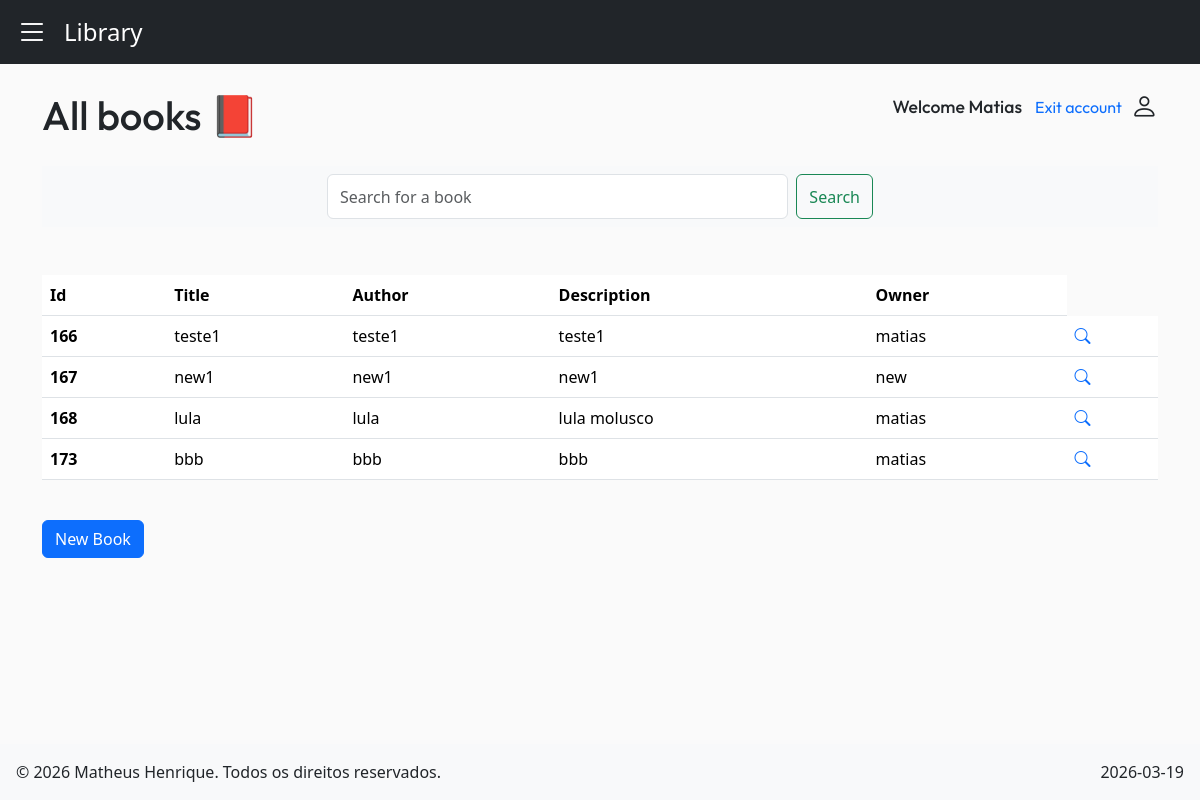
Before: / (signed in) with the older database file.
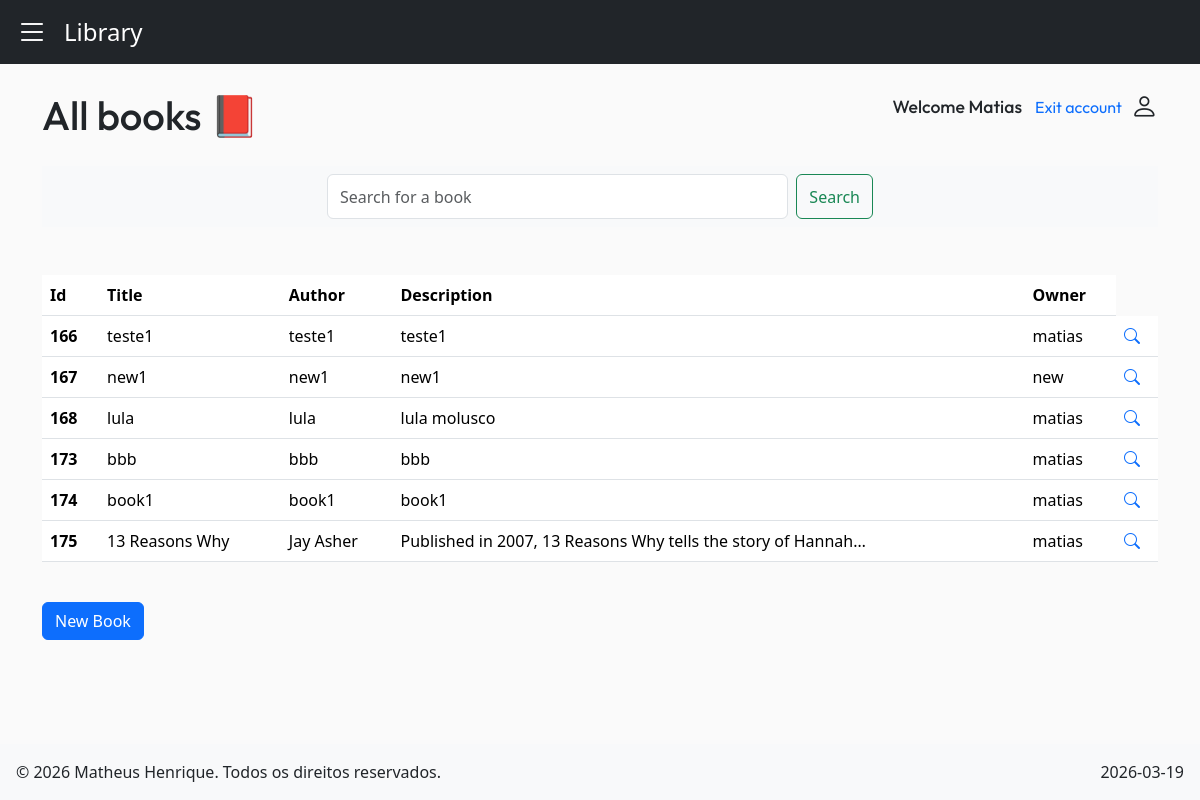
After: the same page with the newer database file.
### myapp/models.py (models this page shows, shortened)
class Book(models.Model):
    title = models.CharField(max_length=200)
    author = models.CharField(max_length=200)
    description = models.TextField(default='')
    owner = models.ForeignKey(User, on_delete=models.CASCADE)
    cover = models.ImageField(upload_to="covers/", null=True, blank=True)

### myapp/views.py (the view)
# urls.py: 2. Add a URL to urlpatterns:  path('', views.home, name='home')
@login_required(login_url="/book/login/")
def home(request):
    query = request.GET.get('q', '').strip()
    if query:
        books = Book.objects.filter(
            Q(title__icontains=query) |
            Q(author__icontains=query) |
            Q(description__icontains=query)
        )
    else:
        books = Book.objects.all()
    books.order_by('title')
    username = request.user.username
    books_paginator = Paginator(books, 10)
    page_number = request.GET.get("page")
    page_obj = books_paginator.get_page(page_number)
    return render(request, 'myapp/home.html', {'page_obj': page_obj, 'username': username, 'books': books, 'query': query})

### myapp/templates/myapp/home.html (shortened to what this page needs)
{% extends "myapp/base.html" %}
{% block content %}
    <main class="container">
        {% if books %}
            <h1 class="d-flex align-items-center mt-4">
                All books 📕
                <div class="d-flex flex-column align-items-end ms-auto">
                    <p class="d-flex align-items-center" style="font-size: 1.1rem;">
                        Welcome {{ username|capfirst }}
                        <a href="{% url 'logout' %}" class="btn btn-link pe-2 link-underline" style="text-decoration: none;">
                            <span>Exit account</span>
                        </a>
                        <i class="bi bi-person" style="font-size: 1.7rem;"></i>
                    </p>
                </div>
            </h1>
            <nav class="navbar bg-body-tertiary mt-4">
                <div class="container-fluid">
                    <form class="d-flex mx-auto w-50" role="search" method="GET">
                    <input
                        class="form-control me-2" style="height: 45px;" type="search" placeholder="Search for a book" aria-label="Search"
                        name="q"
                        value="{{ query }}"
                    />
                    <button class="btn btn-outline-success" type="submit">Search</button>
                    </form>
                </div>
            </nav>
            <table class="table mt-5">
                <thead>
                    <tr>
                    <th scope="col">Id</th>
                    <th scope="col">Title</th>
                    <th scope="col">Author</th>
                    <th scope="col">Description</th>
                    <th scope="col">Owner</th>
                    </tr>
                </thead>
                <tbody>
                    {% for book in page_obj %}
                        <tr>
                        <th scope="row">{{ book.id }}</th>
                        <td>{{ book.title }}</td>
                        <td>{{ book.author }}</td>
                        <td>{{ book.description|truncatechars:60}}</td>
                        <td>{{ book.owner }}</td>
                        <td>
                            <a href="{% url "detail_book" book.id %}"><i class="bi bi-search"></i></a>
                        </td>
                        </tr>
                    {% endfor %}
                </tbody>
            </table>
            <a href="{% url "create_book" %}" class="btn btn-primary mt-4">New Book</a>
        {% endif %}
    </main>
{% endblock content %}

### myapp/templates/myapp/base.html (shortened to what this page needs)
{% load crispy_forms_tags %}
<!DOCTYPE html>
<html lang="pt-br">
<head>
    {% load static %}
    {% load bootstrap5 %}
    {% bootstrap_css %}
    <link rel="stylesheet" href="https://cdn.jsdelivr.net/npm/bootstrap-icons@1.11.1/font/bootstrap-icons.css">
    <link href="{% static "myapp/css/style.css" %}" rel="stylesheet">
</head>
<body class="d-flex flex-column min-vh-100" style="background-color: #FAFAFA;">
    <nav class="navbar navbar-dark bg-dark d-flex">
    <div class="dropdown">
        <a href="#" role="button" data-bs-toggle="dropdown" aria-expanded="false">
        <i class="bi bi-list text-white fs-2 ms-3"></i>
        </a>
    </div>
    <a class="navbar-brand ms-3 fs-4 me-auto" href="{% url "home" %}">Library</a>
    </nav>
{% block content %}
{% endblock content %}
<footer class="mt-auto d-flex justify-content-between align-items-center p-3 bg-light">
    <p class="mb-0">&copy; 2026 Matheus Henrique. Todos os direitos reservados.</p>
    {% now "Y-m-d" as day %}
    <p class="mb-0">{{ day }}</p>
</footer>
</body>
</html>

### myapp/static/myapp/css/style.css (style rules this page uses)
h1 { font-family: "Outfit", sans-serif; }

Changed rows visible on the page:
added Book: id "174", title "book1", author "book1", description "book1", owner "matias"
added Book: id "175", title "13 Reasons Why", author "Jay Asher", description "Published in 2007, 13 Reasons Why tells the story of Hannah…", owner "matias"
